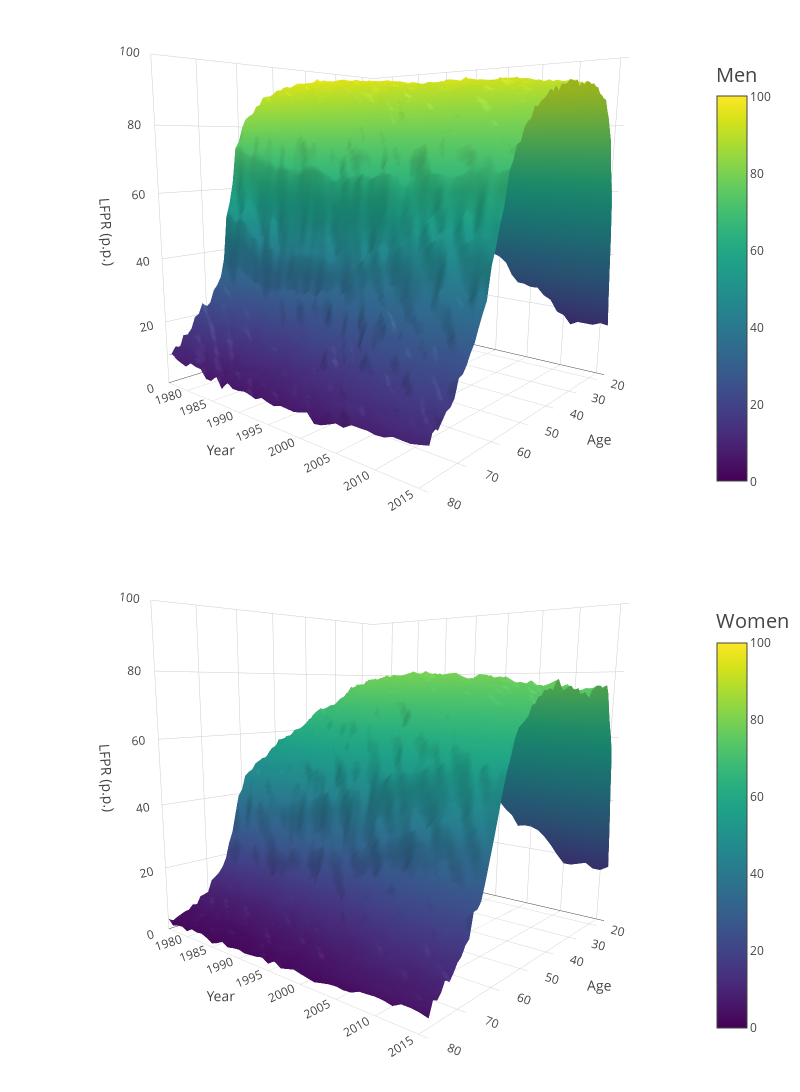

Notebook code cell kept with this figure:
### Code cell
execfile("scripts/draw_testkernel_plots_plotly2.py")

### Figure 1 — Plotly figure (JSON) as saved in the notebook; plotly's stock layout.template omitted (floating-point values rounded to 4 significant figures; data arrays with more than 128 entries replaced by an {"elided": "..."} marker saying what was removed)
{"data": [{"cauto": false, "cmax": 100, "cmin": 0, "colorbar": {"len": 0.4, "title": "Men", "titlefont": {"size": 20}, "y": 0.75}, "colorscale": "Viridis", "name": "Actual", "scene": "scene1", "showscale": true, "type": "surface", "x": {"elided": "65x41 int values"}, "y": {"elided": "65x41 int values"}, "z": {"elided": "65x41 float values"}}, {"cauto": false, "cmax": 100, "cmin": 0, "colorbar": {"len": 0.4, "title": "Women", "titlefont": {"size": 20}, "y": 0.25}, "colorscale": "Viridis", "name": "Actual", "scene": "scene2", "showscale": true, "type": "surface", "x": {"elided": "65x41 int values"}, "y": {"elided": "65x41 int values"}, "z": {"elided": "65x41 float values"}}], "layout": {"autosize": false, "height": 1200, "margin": {"b": 0, "l": 0, "r": 0, "t": 0}, "scene1": {"aspectmode": "cube", "camera": {"center": {"x": 0.1, "y": -0.1, "z": -0.15}, "eye": {"x": 1.6, "y": 1.25, "z": 0.25}}, "domain": {"x": [0, 1], "y": [0.5, 1]}, "xaxis": {"range": [16, 80], "title": "Age"}, "yaxis": {"range": [1976, 2016], "title": "Year"}, "zaxis": {"range": [0, 100], "title": "LFPR (p.p.)"}}, "scene2": {"aspectmode": "cube", "camera": {"center": {"x": 0.1, "y": -0.1, "z": -0.15}, "eye": {"x": 1.6, "y": 1.25, "z": 0.25}}, "domain": {"x": [0, 1], "y": [0, 0.5]}, "xaxis": {"range": [16, 80], "title": "Age"}, "yaxis": {"range": [1976, 2016], "title": "Year"}, "zaxis": {"range": [0, 100], "title": "LFPR (p.p.)"}}, "width": 800}}
